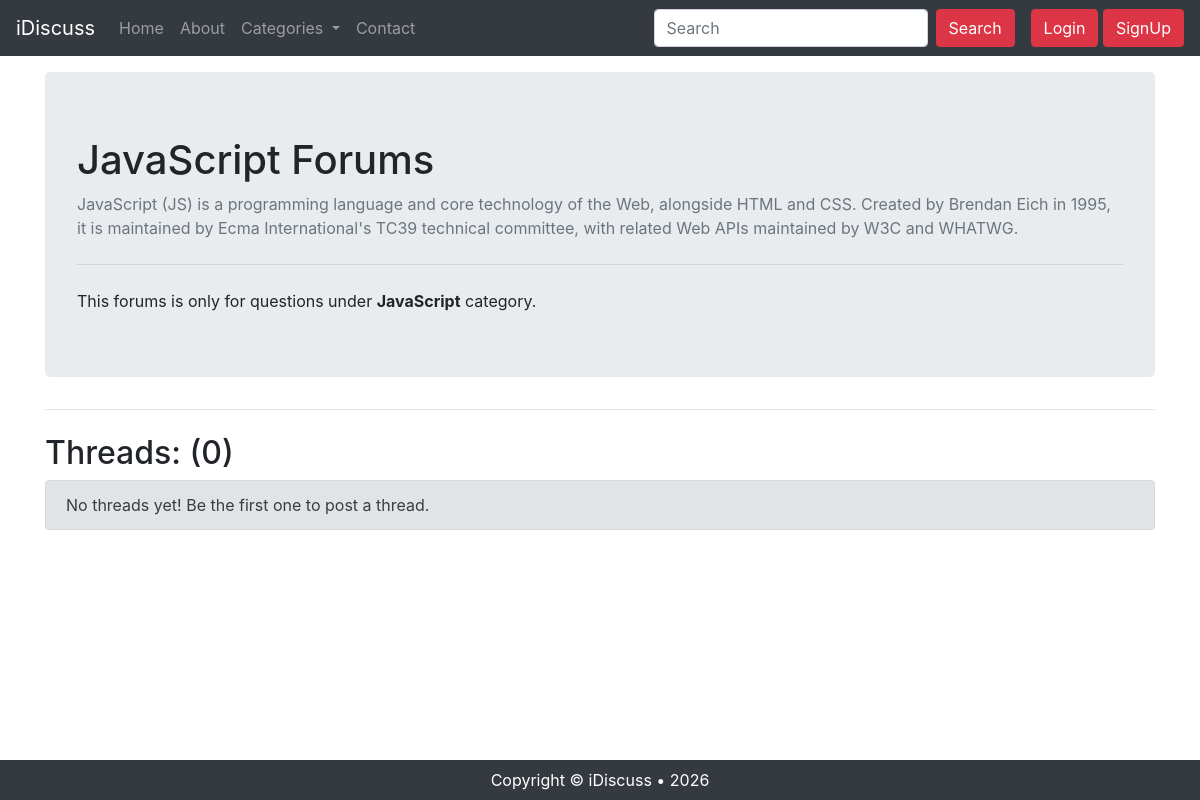
Page /threadlist?catid=2 on the committed database.
### tables this page shows
CREATE TABLE `categories` (
  `category_id` int(11) NOT NULL,
  `category_name` varchar(255) NOT NULL,
  `category_description` text NOT NULL,
  `created` datetime NOT NULL DEFAULT current_timestamp()
);

### threadlist.php (the view, shortened to what this page needs)
<?php
require_once "partials/_dbconnect.php";
$catid = (int) $_GET["catid"];
$cat = null;
$sql = "SELECT * FROM categories WHERE category_id=$catid";
$result = mysqli_query($conn, $sql);
if ($result) {
    if (mysqli_num_rows($result) > 0) {
        $cat = mysqli_fetch_assoc($result);
    }
} else {
    echo "Something went wrong :(";
}
?>
<!doctype html>
<html lang="en">
<head>
    <link rel="stylesheet" href="https://cdn.jsdelivr.net/npm/bootstrap@4.5.3/dist/css/bootstrap.min.css">
    <link rel="stylesheet" href="assets/css/index.css">
</head>
<body>
    <?php include "partials/_header.php" ?>
    <main class="container my-3">
        <div class="jumbotron">
            <h1><?php echo $cat["category_name"] ?> Forums</h1>
            <p class="text-muted"><?php echo $cat["category_description"] ?></p>
            <hr class="my-4">
            <p class="mb-0">This forums is only for questions under <strong><?php echo $cat["category_name"] ?></strong> category.</p>
        </div>
        <hr class="my-4">
        <div class="d-flex align-items-center justify-content-between">
            <?php
            $sql = "SELECT COUNT(*) as count FROM threads WHERE thread_catid=$catid";
            $result = mysqli_query($conn, $sql);
            $count = mysqli_fetch_assoc($result)["count"];
            ?>
            <h2>Threads: (<?php echo $count ?>)</h2>
        </div>
        <?php
        if ($count == 0) {
            echo '
                <div class="alert alert-secondary col-md-12" role="alert">
                    <p class="mb-0">No threads yet! Be the first one to post a thread.</p>
                </div>';
        }
        ?>
    </main>
    <?php include "partials/_footer.php" ?>
</body>
</html>

### assets/css/index.css (style rules this page uses)
html, body { min-height: 100%; }
html { scroll-behavior: smooth; }
body { min-height: 100vh; display: flex; flex-direction: column; }
main { flex: 1; }

### rows in the picture
categories: category_name "JavaScript", category_description "JavaScript (JS) is a programming language and core technology of the Web, alongside HTML and CSS. Created by Brendan Eich in 1995, it is maintained by Ecma International's TC39 technical committee, with related Web APIs maintained by W3C and WHATWG."

### other values in the picture
$count "0"
